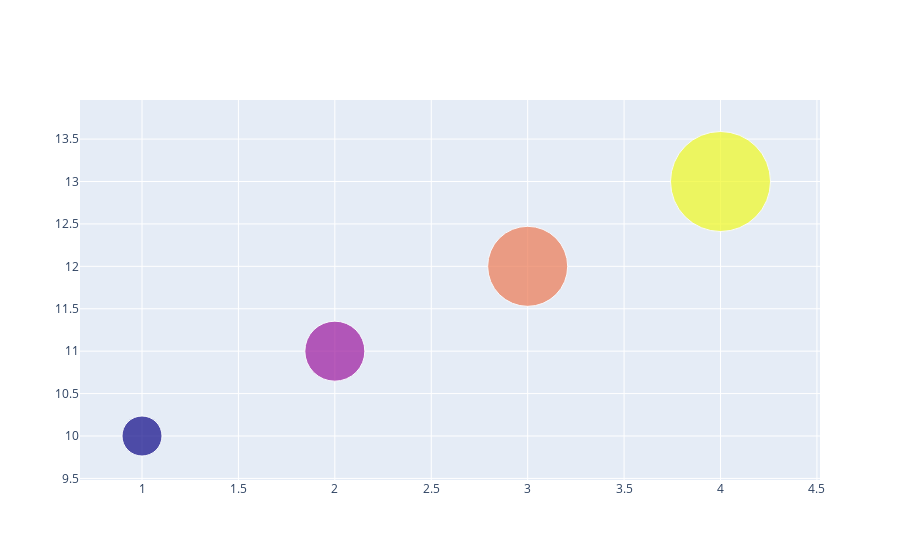

This figure's notebook cell:
### Code cell
fig = go.Figure(data=go.Scatter(
    x=[1, 2, 3, 4],
    y=[10, 11, 12, 13],
    mode='markers',
    marker=dict(size=[40, 60, 80, 100],
                color=[0, 1, 2, 3])
))

fig.show()

### Figure 1 — Plotly figure (JSON) as saved in the notebook; plotly's stock layout.template omitted (floating-point values rounded to 4 significant figures)
{"data": [{"marker": {"color": [0, 1, 2, 3], "size": [40, 60, 80, 100]}, "mode": "markers", "type": "scatter", "x": [1, 2, 3, 4], "y": [10, 11, 12, 13]}], "layout": {"autosize": true, "xaxis": {"autorange": true, "range": [0.7412, 4.374], "type": "linear"}, "yaxis": {"autorange": true, "range": [8.631, 15.88], "type": "linear"}}}
